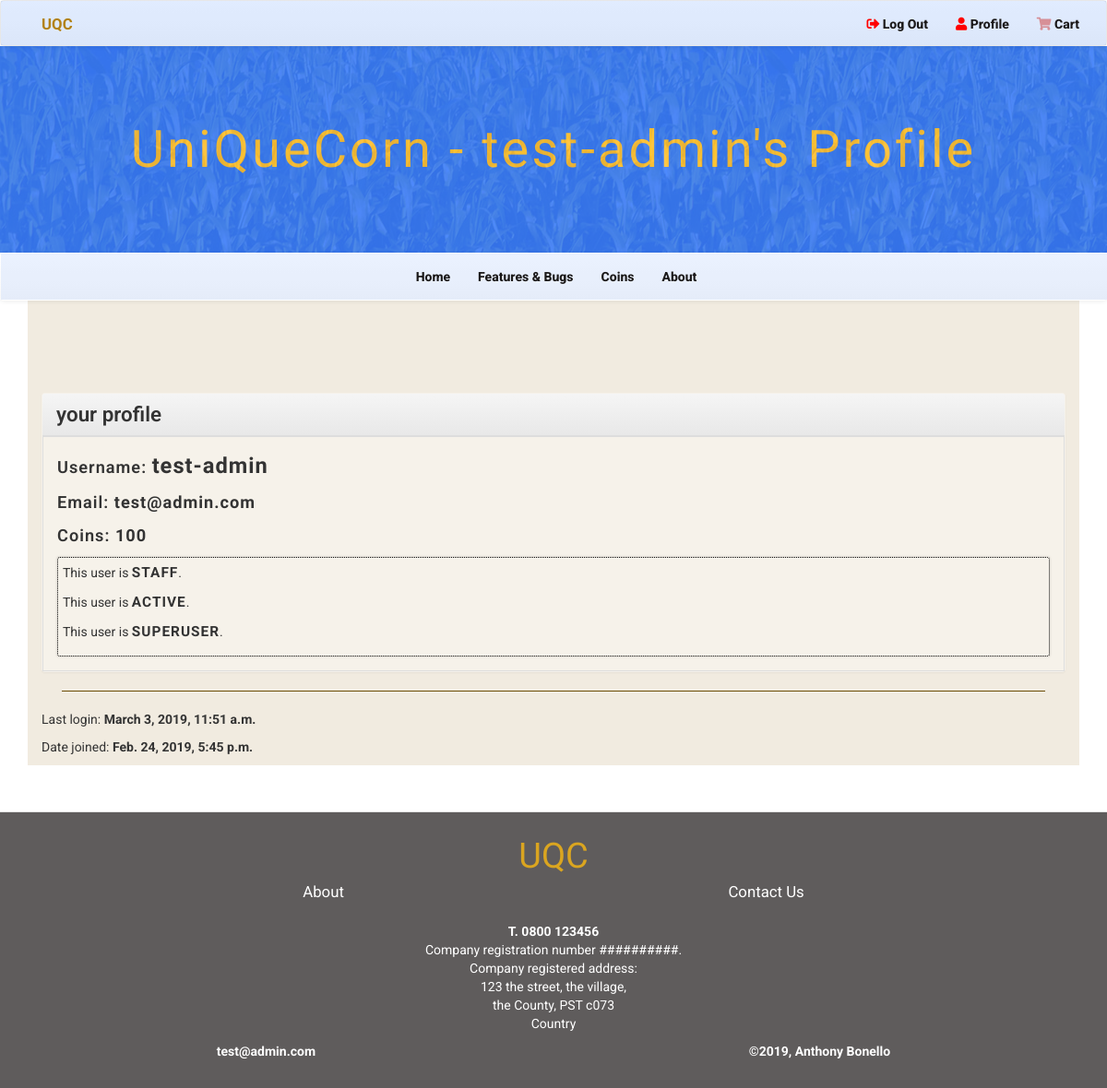
The page /accounts/profile/ (signed in) on the database as committed earlier.
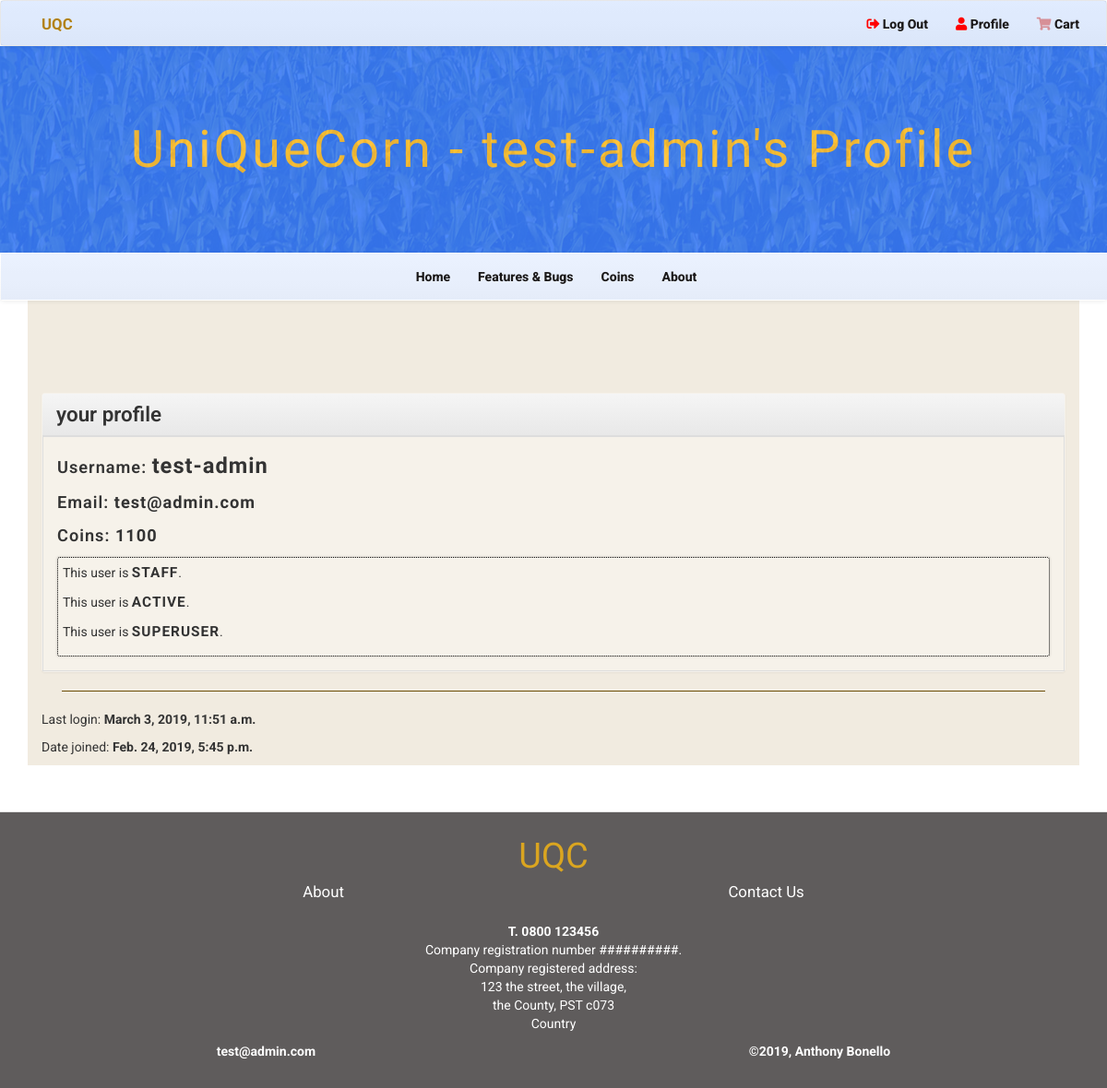
The same page on the database as committed later.
### accounts/models.py (models this page shows, shortened)
class UserCoins(models.Model):
    user = models.ForeignKey(User, on_delete=models.CASCADE, related_name='relateduser')
    coin_amount = models.PositiveSmallIntegerField(default=0)
    class Meta:
        verbose_name_plural = "User coins"

### accounts/views.py (the view)
def user_profile(request):
    user = User.objects.get(email=request.user.email)
    return render(request, "profile.html", {"profile": user})

### cart/contexts.py (called while the page is built)
def cart_contents(request):
    cart = request.session.get('cart', {})
    cart_items = []
    total = 0
    product_count = 0
    coin_total = 0
    for id, quantity in cart.items():
        product = get_object_or_404(Product, pk=id)
        total += quantity * product.price
        product_count += quantity
        coin_total = quantity * 500
        cart_items.append({'id': id, 'quantity': quantity, 'product': product, 'coin_total': coin_total})
    return {'cart_items': cart_items, 'total': total, 'product_count': product_count, 'coin_total': coin_total}

### accounts/templates/profile.html (shortened to what this page needs)
{% extends 'base.html' %}
{% block showcase %}
<div class="main-title">
    <div class="color-cover"></div>
    <div class="title">
        <h1>UniQueCorn - {{ user }}'s Profile</h1>
    </div>
</div>
{% endblock showcase %}
{% block content %}
<div class="panel panel-default">
    <div class="panel-heading">
        <h3 class="panel-title">your profile</h3>
    </div>
    <div class="panel-body">
        <p class="profile-item">Username: <span>{{ profile.username }}</span></p>
        <p class="profile-item">Email: <span class="small">{{ profile.email }}</span></p>
        {% for coins in profile.relateduser.all %}
        <p class="profile-item">Coins: <span class="small">{{ coins.coin_amount }}</span></p>
        {% endfor %}
        <div class="profile-user-type">
            {% if profile.is_staff %}
            <p>This user is <strong class="profile-user-type_info">STAFF</strong>.</p>
            {% else %}
            <p>This user is <strong class="profile-user-type_info">NOT staff</strong>.</p>
            {% endif %}
            {% if profile.is_active %}
            <p>This user is <strong class="profile-user-type_info">ACTIVE</strong>.</p>
            {% else %}
            <p>This user is <strong class="profile-user-type_info">NOT active</strong>.</p>
            {% endif %}
            {% if profile.is_superuser %}
            <p>This user is <strong class="profile-user-type_info">SUPERUSER</strong>.</p>
            {% else %}
            <p>This user is <strong class="profile-user-type_info">NOT superuser</strong>.</p>
            {% endif %}
        </div>
    </div>
</div>
<hr>
<div class="profile logins">
    <p>Last login: <strong>{{ profile.last_login }}</strong></p>
    <p>Date joined: <strong>{{ profile.date_joined }}</strong></p>
</div>
{% endblock %}

Rows that differ between the two databases and show on the page:
changed UserCoins: coin_amount "100" → "1100"
